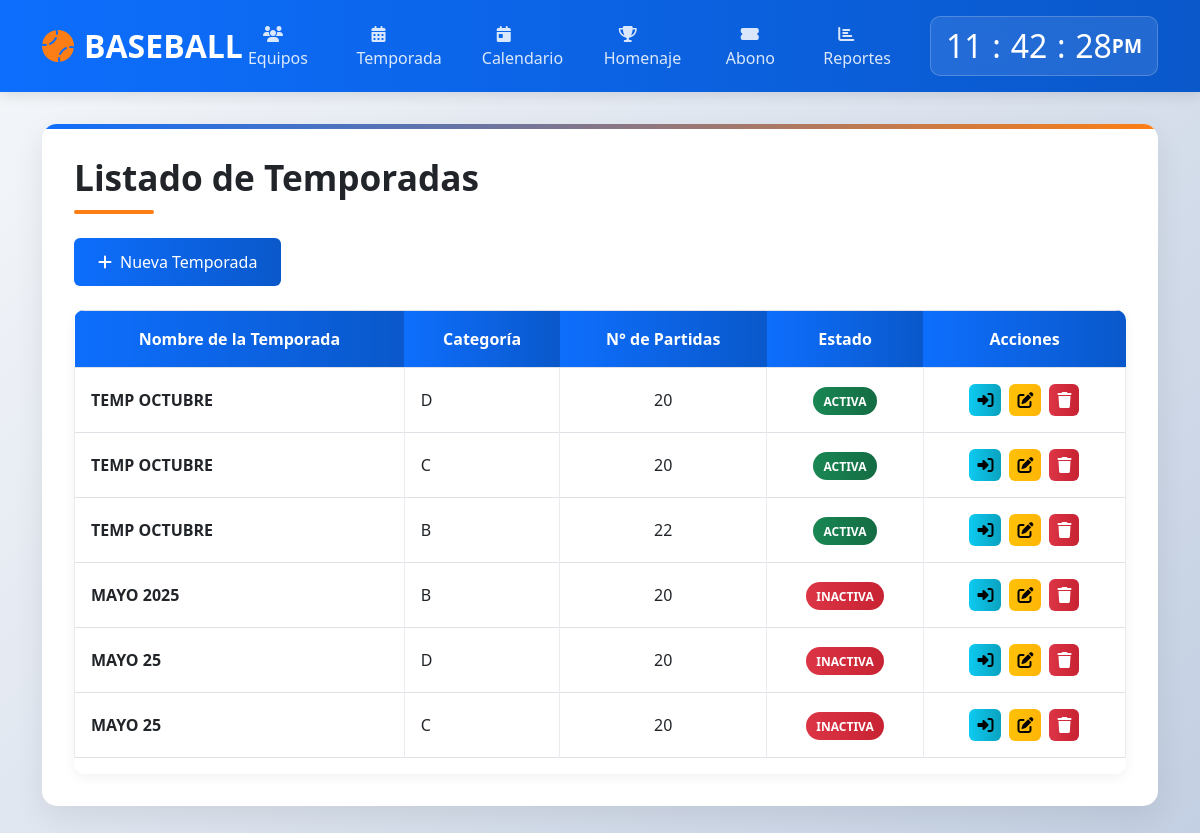
Page /modulos/juego/index.php on the committed database.
### tables this page shows
CREATE TABLE `temporada` (
  `id_temp` int(100) NOT NULL,
  `name_temp` text NOT NULL,
  `categoria` varchar(1) NOT NULL,
  `partidas` int(100) NOT NULL,
  `innings` int(10) NOT NULL,
  `valor` decimal(10,2) NOT NULL,
  `nequipos` int(10) NOT NULL,
  `activo` int(1) DEFAULT NULL
);

### modulos/juego/index.php (the view, shortened to what this page needs)
<?php
$con = conectar();
?>
<!DOCTYPE html>
<html lang="es">
<head>
    <link href="https://cdn.jsdelivr.net/npm/bootstrap@5.3.0/dist/css/bootstrap.min.css" rel="stylesheet">
    <link rel="stylesheet" href="https://cdnjs.cloudflare.com/ajax/libs/font-awesome/6.4.0/css/all.min.css">
</head>
<body>
    <header class="header">
        <div class="container">
            <div class="d-flex justify-content-between align-items-center">
                <a href="../../" class="logo">
                    <i class="fas fa-baseball-ball"></i>BASEBALL
                </a>
                <ul class="navigation">
                    <li><a href="../equipos/"><i class="fas fa-users"></i> Equipos</a></li>
                    <li><a href="../juego/"><i class="fas fa-calendar-alt"></i> Temporada</a></li>
                    <li><a href="../calendario/"><i class="fas fa-calendar-day"></i> Calendario</a></li>
                    <li><a href="../homenaje/homenaje.php"><i class="fas fa-trophy"></i> Homenaje</a></li>
                    <li><a href="../abonos/"><i class="fas fa-ticket-alt"></i> Abono</a></li>
                    <li><a href="../reporte/reporte.php"><i class="fas fa-chart-bar"></i> Reportes</a></li>
                </ul>
                <div class="clock-container">
                    <div class="clock">
                        <h2 id="hour">00</h2><h2 class="dot">:</h2>
                        <h2 id="minute">00</h2><h2 class="dot">:</h2>
                        <h2 id="seconds">00</h2><span id="ampm">AM</span>
                    </div>
                </div>
            </div>
        </div>
    </header>
    <main class="main-content">
        <div class="container">
            <div class="content-container">
                <h1 class="page-title">Listado de Temporadas</h1>
                <a href="form.php" class="btn btn-primary mb-4">
                    <i class="fas fa-plus me-2"></i>Nueva Temporada
                </a>
                <div class="table-container">
                    <table class="table table-hover table-bordered">
                        <thead>
                            <tr>
                                <th>Nombre de la Temporada</th>
                                <th>Categoría</th>
                                <th>N° de Partidas</th>
                                <th>Estado</th>
                                <th>Acciones</th>
                            </tr>
                        </thead>
                        <tbody>
                            <?php
                            $obtener = "SELECT * FROM temporada ORDER BY id_temp DESC";
                            $query = mysqli_query($con, $obtener);
                            $num = mysqli_num_rows($query);
                            if ($num >= 1) {
                                for ($i = 1; $i <= $num; ++$i) {
                                    $data = mysqli_fetch_array($query);
                            ?>
                            <tr>
                                <td class="fw-bold"><?php echo htmlspecialchars($data['name_temp']); ?></td>
                                <td><?php echo htmlspecialchars($data['categoria']); ?></td>
                                <td class="text-center"><?php echo $data['partidas']; ?></td>
                                <td class="text-center">
                                    <?php if (empty($data['activo'])): ?>
                                        <span class="badge-inactive">INACTIVA</span>
                                    <?php else: ?>
                                        <span class="badge-active">ACTIVA</span>
                                    <?php endif; ?>
                                </td>
                                <td>
                                    <div class="action-buttons">
                                        <a href="list.php?id=<?php echo $data['id_temp']; ?>&cat=<?php echo urlencode($data['categoria']); ?>" class="btn btn-info action-btn" data-bs-toggle="tooltip" data-bs-placement="top" title="Ingresar a la Temporada">
                                            <i class="fas fa-sign-in-alt"></i>
                                        </a>
                                        <a href="formedit.php?id=<?php echo $data['id_temp']; ?>" class="btn btn-warning action-btn" data-bs-toggle="tooltip" data-bs-placement="top" title="Editar">
                                            <i class="fas fa-edit"></i>
                                        </a>
                                        <a href="delettemp.php?id=<?php echo $data['id_temp']; ?>" class="btn btn-danger action-btn" data-bs-toggle="tooltip" data-bs-placement="top" title="Eliminar" onclick="return confirm('¿Está seguro de eliminar esta temporada?');">
                                            <i class="fas fa-trash"></i>
                                        </a>
                                    </div>
                                </td>
                            </tr>
                            <?php
                                }
                            } ?>
                        </tbody>
                    </table>
                </div>
            </div>
        </div>
    </main>
</body>
</html>

### modulos/juego/index.php (style rules this page uses)
:root { --primary-color: #0d6efd; --secondary-color: #fd7e14; --dark-color: #212529; --light-color: #f8f9fa; --success-color: #198754; --danger-color: #dc3545; --warning-color: #ffc107; }
body { font-family: 'Segoe UI', Tahoma, Geneva, Verdana, sans-serif; background: linear-gradient(135deg, #f5f7fa 0%, #c3cfe2 100%); min-height: 100vh; margin: 0; padding: 0; color: #333; }
.header { background: linear-gradient(90deg, var(--primary-color) 0%, #0a58ca 100%); color: white; padding: 1rem 0; box-shadow: 0 4px 12px rgba(0, 0, 0, 0.1); position: sticky; top: 0; z-index: 1000; }
.logo { font-size: 2rem; font-weight: 700; color: white; text-decoration: none; display: flex; align-items: center; }
.logo i { margin-right: 10px; color: var(--secondary-color); }
.navigation { display: flex; list-style: none; margin: 0; padding: 0; }
.navigation li { margin: 0 5px; }
.navigation a { color: rgba(255, 255, 255, 0.85); text-decoration: none; padding: 10px 15px; border-radius: 6px; transition: all 0.3s; font-weight: 500; }
.clock-container { background: rgba(255, 255, 255, 0.1); border-radius: 10px; padding: 10px 15px; backdrop-filter: blur(10px); border: 1px solid rgba(255, 255, 255, 0.2); }
.clock { display: flex; align-items: center; color: white; font-size: 1.2rem; font-weight: 600; }
.clock h2 { margin: 0; min-width: 28px; text-align: center; }
.dot { margin: 0 5px; }
.main-content { padding: 2rem 0; }
.content-container { background: white; border-radius: 15px; box-shadow: 0 10px 30px rgba(0, 0, 0, 0.08); padding: 2rem; position: relative; overflow: hidden; }
.content-container::before { content: ''; position: absolute; top: 0; left: 0; width: 100%; height: 5px; background: linear-gradient(90deg, var(--primary-color) 0%, var(--secondary-color) 100%); }
.page-title { font-size: 2.2rem; font-weight: 700; color: var(--dark-color); margin-bottom: 1.5rem; position: relative; padding-bottom: 15px; }
.page-title::after { content: ''; position: absolute; bottom: 0; left: 0; width: 80px; height: 4px; background: var(--secondary-color); border-radius: 2px; }
.btn { border-radius: 6px; font-weight: 500; padding: 0.75rem 1.5rem; transition: all 0.3s; }
.btn-primary { background: linear-gradient(90deg, var(--primary-color) 0%, #0a58ca 100%); border: none; }
.btn-info { background: linear-gradient(90deg, #0dcaf0 0%, #0aa2c0 100%); border: none; }
.btn-warning { background: linear-gradient(90deg, var(--warning-color) 0%, #ffb507 100%); border: none; }
.btn-danger { background: linear-gradient(90deg, var(--danger-color) 0%, #c82333 100%); border: none; }
.table-container { overflow-x: auto; border-radius: 10px; box-shadow: 0 4px 12px rgba(0, 0, 0, 0.05); }
.table th { background: linear-gradient(90deg, var(--primary-color) 0%, #0a58ca 100%); color: white; border: none; padding: 1rem; text-align: center; vertical-align: middle; }
.table td { padding: 1rem; vertical-align: middle; border-color: #e9ecef; }
.badge-active { background: linear-gradient(90deg, var(--success-color) 0%, #146c43 100%); color: white; padding: 0.35rem 0.65rem; border-radius: 50rem; font-size: 0.75rem; font-weight: 600; }
.badge-inactive { background: linear-gradient(90deg, var(--danger-color) 0%, #c82333 100%); color: white; padding: 0.35rem 0.65rem; border-radius: 50rem; font-size: 0.75rem; font-weight: 600; }
.action-buttons { display: flex; gap: 0.5rem; justify-content: center; }
.action-btn { padding: 0.5rem; border-radius: 6px; display: inline-flex; align-items: center; justify-content: center; }

### rows in the picture
temporada: name_temp "TEMP OCTUBRE", categoria "D", partidas "20", activo "ACTIVA"
temporada: name_temp "TEMP OCTUBRE", categoria "C", partidas "20", activo "ACTIVA"
temporada: name_temp "TEMP OCTUBRE", categoria "B", partidas "22", activo "ACTIVA"
temporada: name_temp "MAYO 2025", categoria "B", partidas "20", activo "INACTIVA"
temporada: name_temp "MAYO 25", categoria "D", partidas "20", activo "INACTIVA"
temporada: name_temp "MAYO 25", categoria "C", partidas "20", activo "INACTIVA"
